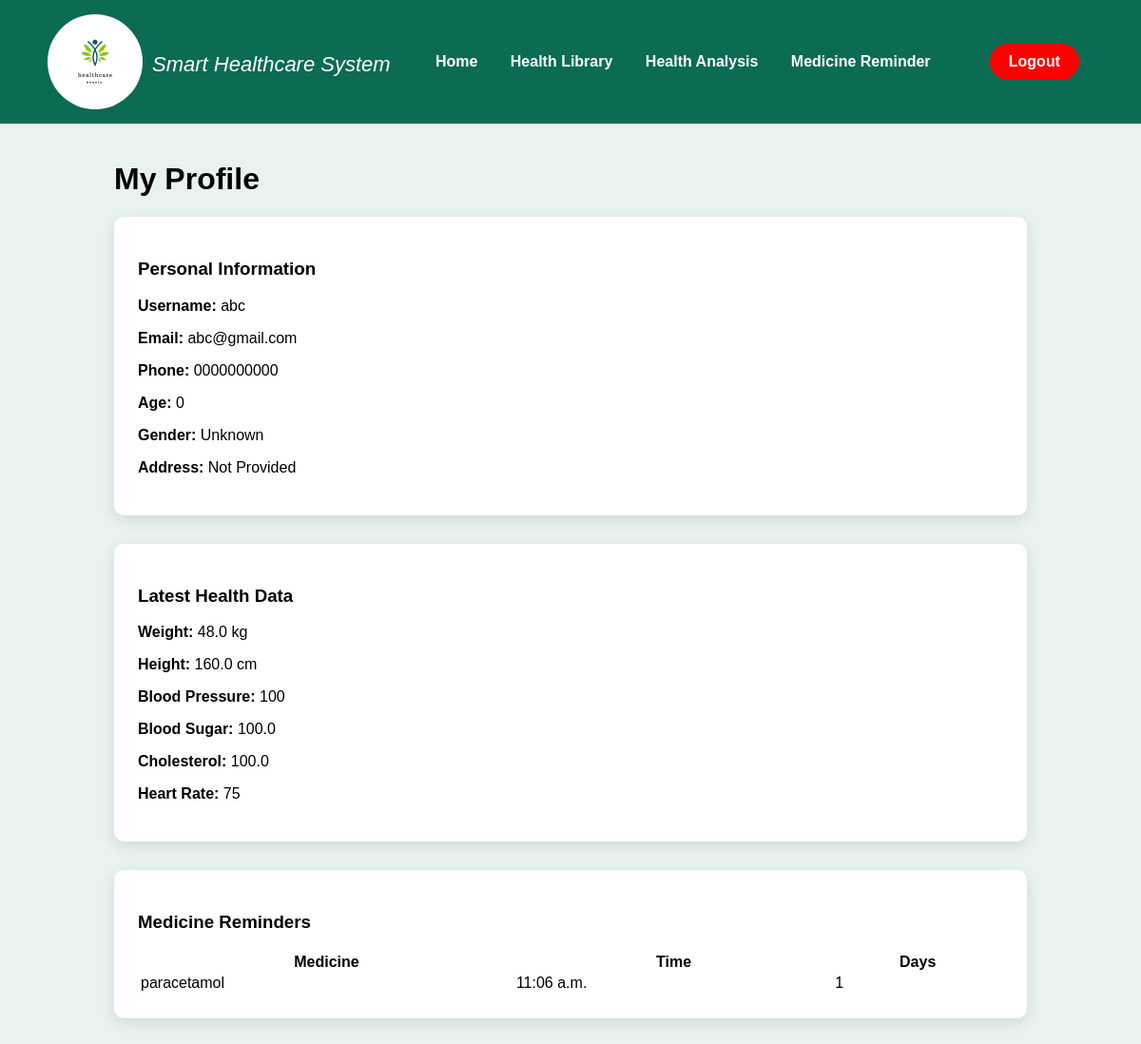
Screenshot of /profile/ (signed in) with the database file from the repository.
### app/models.py (models this page shows, shortened)
class Patient(models.Model):
    user = models.OneToOneField(User, on_delete=models.CASCADE)
    phone = models.CharField(max_length=15, default="0000000000")
    age = models.IntegerField(default=0)
    gender = models.CharField(max_length=10, default="Unknown")
    address = models.TextField(default="Not Provided")

class PatientHealthData(models.Model):
    patient = models.ForeignKey(Patient, on_delete=models.CASCADE)
    age = models.IntegerField()
    gender = models.CharField(max_length=10)
    weight = models.FloatField()
    height = models.FloatField()
    blood_pressure = models.IntegerField()
    heart_rate = models.IntegerField()
    temperature = models.FloatField()
    oxygen_level = models.IntegerField()
    blood_sugar = models.FloatField()
    cholesterol = models.FloatField()
    hemoglobin = models.FloatField()
    symptoms = models.TextField()
    disease_history = models.TextField()
    medications = models.TextField()
    allergies = models.TextField()
    smoking = models.CharField(max_length=10)
    alcohol = models.CharField(max_length=10)
    exercise = models.CharField(max_length=20)
    sleep_hours = models.IntegerField()
    family_diabetes = models.CharField(max_length=10)
    family_heart = models.CharField(max_length=10)
    created_at = models.DateTimeField(auto_now_add=True)

class MedicineReminder(models.Model):
    patient = models.ForeignKey(Patient, on_delete=models.CASCADE)
    medicine_name = models.CharField(max_length=100)
    time = models.TimeField()
    days = models.IntegerField()
    created_at = models.DateTimeField(auto_now_add=True)

### app/views.py (the view)
# urls.py: path('profile/', views.profile, name='profile'),
@login_required
def profile(request):
    patient = Patient.objects.get(user=request.user)
    health = PatientHealthData.objects.filter(patient=patient).last()
    reminders = MedicineReminder.objects.filter(patient=patient)
    return render(request,"patient/profile.html",{
        "patient":patient,
        "health":health,
        "reminders":reminders
    })

### app/templates/patient/profile.html (shortened to what this page needs)
{% load static %}
<!DOCTYPE html>
<html>
<head>
<link rel="stylesheet" href="{% static 'css/home.css' %}">
</head>
<body>
<div class="navbar">
<div class="logo">
<img src="{% static 'images/healthcare_logo.webp' %}">
<i>Smart Healthcare System</i>
</div>
<div>
<a href="{% url 'patient_home' %}">Home</a>
<a href="{% url 'health_library' %}">Health Library</a>
<a href="{% url 'health_analysis' %}">Health Analysis</a>
<a href="{% url 'medicine_reminder' %}">Medicine Reminder</a>
</div>
<div class="nav-right">
<a href="{% url 'logout' %}" class="logout-btn">Logout</a>
</div>
</div>
<div class="profile-container">
<h1>My Profile</h1>
<div class="profile-card">
<h3>Personal Information</h3>
<p><b>Username:</b> {{ request.user.username }}</p>
<p><b>Email:</b> {{ request.user.email }}</p>
{% if patient %}
<p><b>Phone:</b> {{ patient.phone }}</p>
<p><b>Age:</b> {{ patient.age }}</p>
<p><b>Gender:</b> {{ patient.gender }}</p>
<p><b>Address:</b> {{ patient.address }}</p>
{% endif %}
</div>
<div class="profile-card">
<h3>Latest Health Data</h3>
{% if health %}
<p><b>Weight:</b> {{ health.weight }} kg</p>
<p><b>Height:</b> {{ health.height }} cm</p>
<p><b>Blood Pressure:</b> {{ health.blood_pressure }}</p>
<p><b>Blood Sugar:</b> {{ health.blood_sugar }}</p>
<p><b>Cholesterol:</b> {{ health.cholesterol }}</p>
<p><b>Heart Rate:</b> {{ health.heart_rate }}</p>
{% else %}
<p>No health data available</p>
{% endif %}
</div>
<div class="profile-card">
<h3>Medicine Reminders</h3>
{% if reminders %}
<table width="100%">
<tr>
<th>Medicine</th>
<th>Time</th>
<th>Days</th>
</tr>
{% for r in reminders %}
<tr>
<td>{{ r.medicine_name }}</td>
<td>{{ r.time }}</td>
<td>{{ r.days }}</td>
</tr>
{% endfor %}
</table>
{% else %}
<p>No reminders added.</p>
{% endif %}
</div>
</div>
</body>
</html>

### app/static/css/home.css (style rules this page uses)
body { margin: 0; font-family: Arial, sans-serif; background-color:#e8f3ef; }
.logo { display: flex; }
.logo img { height: 100px; width: 100px; margin-right: 10px; border-radius: 50%; object-fit: contain; }
.logo i { color: white; font-size: 22px; padding-top: 40px; }
.navbar { background-color:#0b6b53; ; padding: 10px 20px; display: flex; align-items: center; justify-content: space-between; }
.navbar a { color: white; text-decoration: none; margin: 0 15px; font-weight: bold; }
.nav-right { display: flex; align-items: center; gap: 15px; }
body { margin: 0; font-family: Arial, sans-serif; }
.navbar { display: flex; justify-content: space-between; align-items: center; padding: 15px 50px; }

### app/templates/patient/profile.html (style rules this page uses)
.profile-container { width:80%; margin:auto; margin-top:40px; }
.profile-card { background:white; padding:25px; margin-bottom:30px; border-radius:10px; box-shadow:0 5px 15px rgba(0,0,0,0.1); }
.logout-btn { background:red; color:white; padding:10px 20px; border-radius:20px; text-decoration:none; }

### rows the page displays
Patient: phone "0000000000", age "0", gender "Unknown", address "Not Provided"
PatientHealthData: weight "48.0", height "160.0", blood_pressure "100", blood_sugar "100.0", cholesterol "100.0", heart_rate "75"
MedicineReminder: medicine_name "paracetamol", time "11:06 a.m.", days "1"

### other values shown
{{ request.user.username }} "abc"
{{ request.user.email }} "abc@gmail.com"
